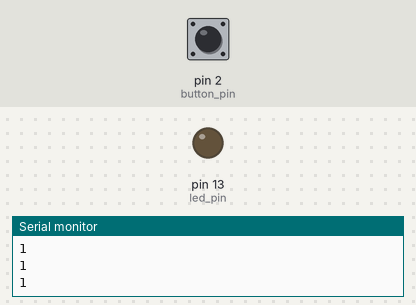
Recording of a sketch running on a simulated Arduino Uno, built with avr-gcc and run on an emulated ATmega328P. On the bench: output pins drawn as LEDs (lit = HIGH), the last lines printed to the serial monitor. Inputs (shaded band) come from the test bench; at power-on: pin 2 (button_pin) HIGH.

Above: at 1.2 s.
1.3 s: pin 2 (button_pin) pulled LOW for 0.15 s
At 1.4 s:
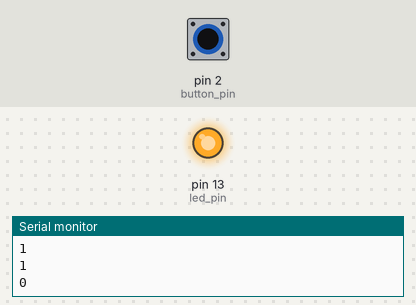
3.0 s: pin 2 (button_pin) pulled LOW for 3.2 s
At 6.6 s:
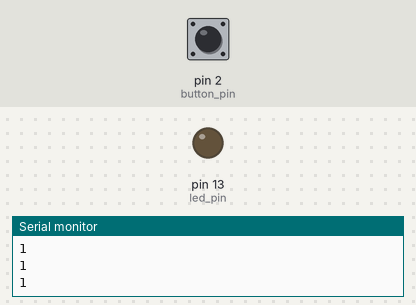
Timing chart, 0 to 8.1 s (numbered marks = the images above; inputs shaded):
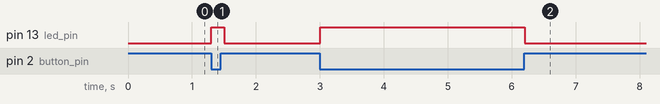

The sketch:

angryartists.ino
```cpp
//#include <PushUpButton.h>

//#PushUpButton _pushButton_(2);
int led_pin = 13;
int button_pin = 2;
int button_state = 0;

void setup(){
  Serial.begin(9600);
  pinMode ( led_pin, OUTPUT );
  pinMode ( button_pin, INPUT );
  digitalWrite ( button_pin, HIGH );
}

void loop () {
  //_pushButton_.CheckState();
  if (CheckState() == LOW) {
    // turn LED on:
    digitalWrite(led_pin, HIGH);
  }
  else {
    // turn LED off:
    digitalWrite(led_pin, LOW);
  }
  Serial.println( CheckState() );
  delay(100);
}

int CheckState() {
  int ret;
  button_state = digitalRead (button_pin);
  if ( button_state == HIGH ) {
    ret = 1;
  }
  else {
    ret = 0;
  }
  return ret;
}
```

Measured:
- after the input at 1.3 s, pin 13 (led_pin): LOW → HIGH at once, → LOW 0.20 s later
- after the input at 3.0 s, pin 13 (led_pin): LOW → HIGH at once, → LOW 3.2 s later
